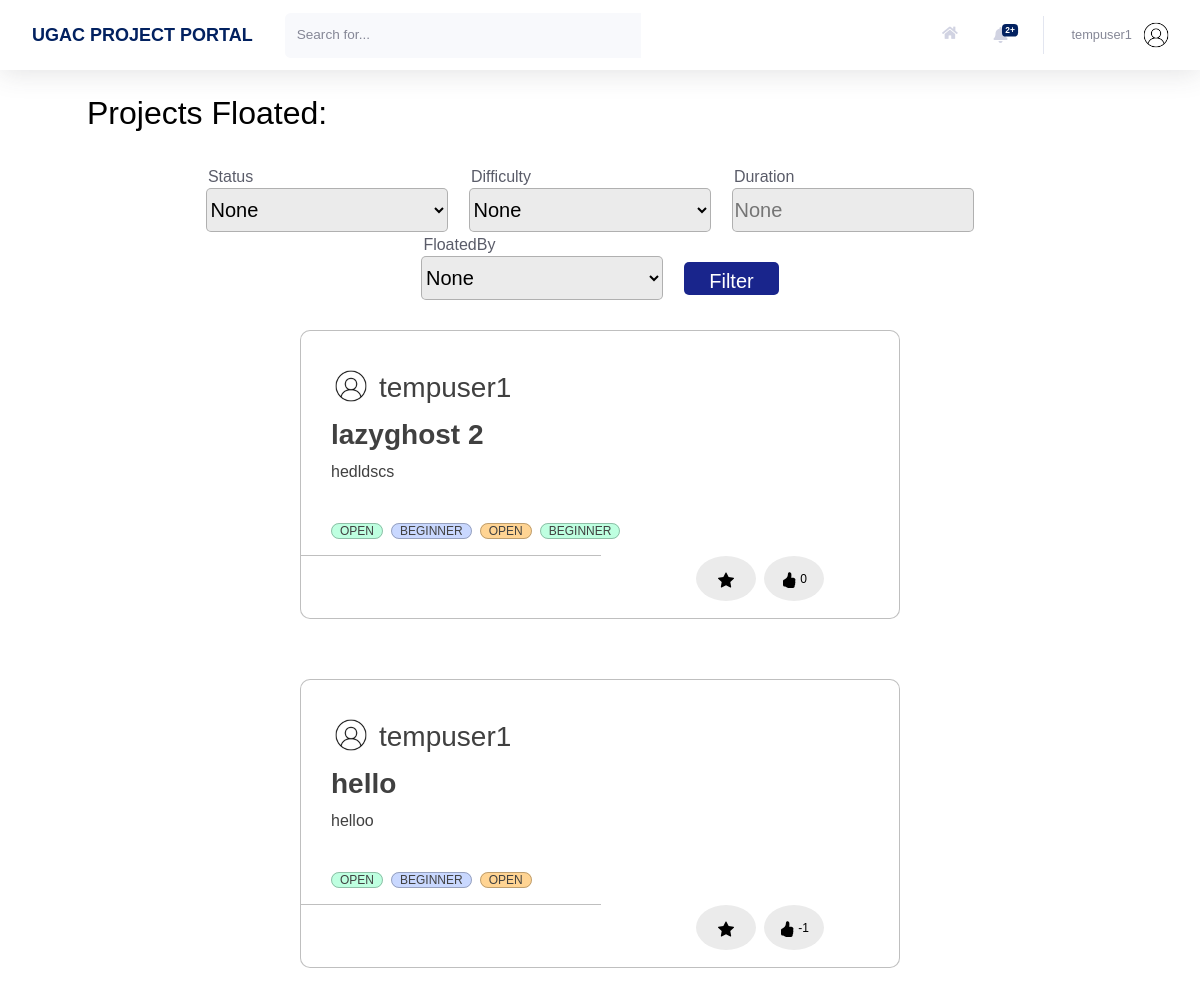
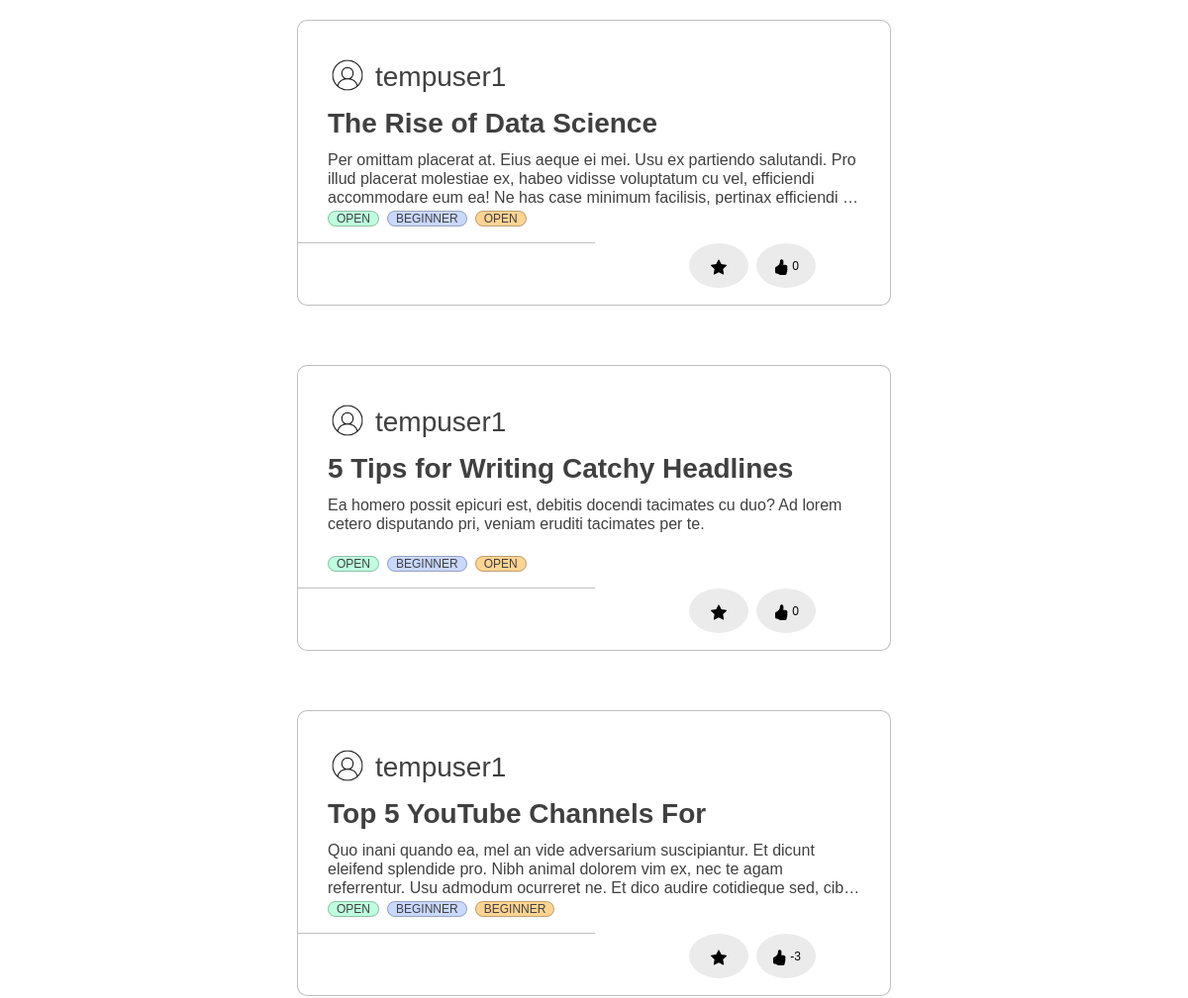
/profile/projects/floated (signed in, upper part), run on an earlier commit of the app's database (2 pictures, top to bottom).
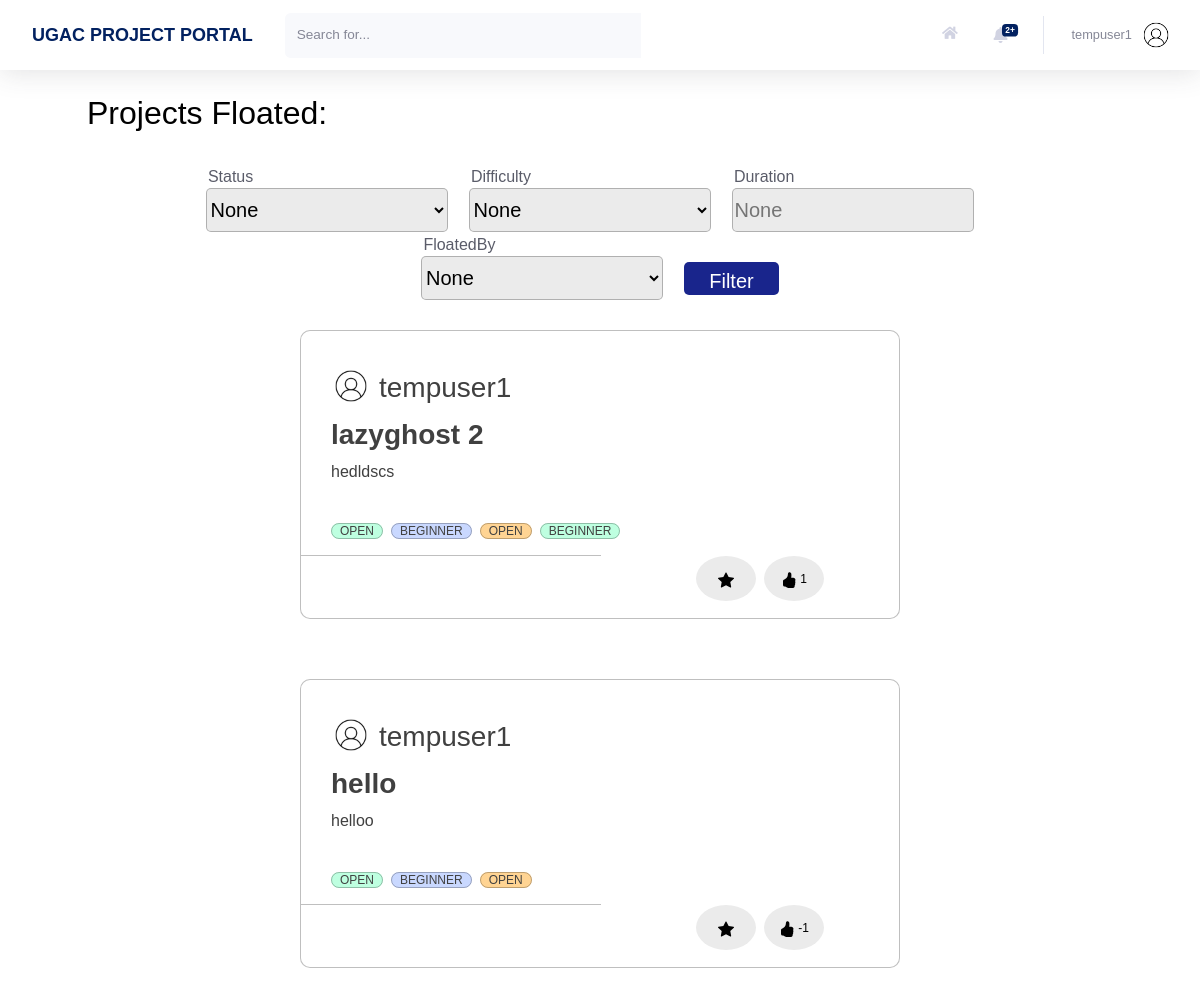
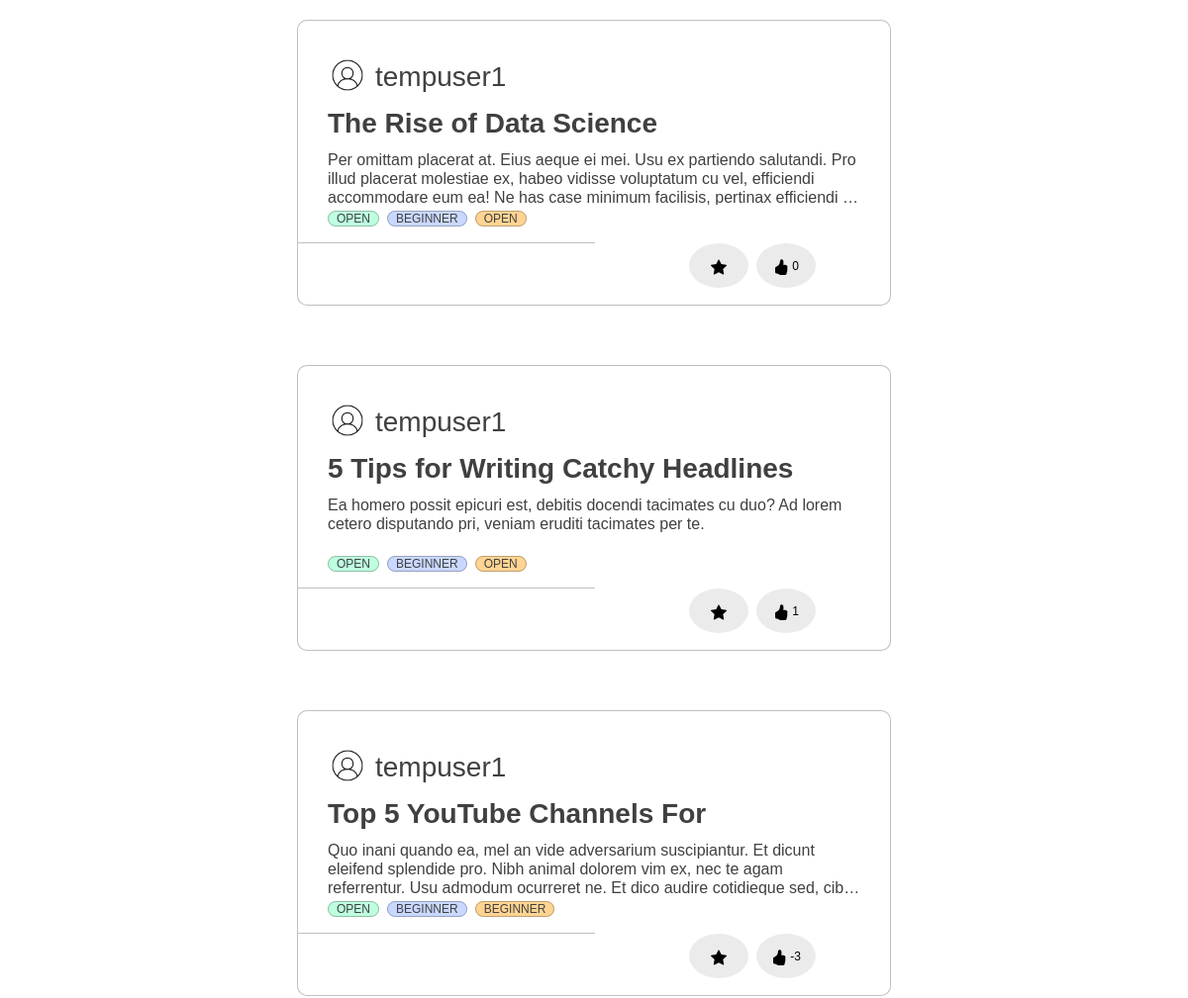
And on a later commit of the database (2 pictures, top to bottom).
### home/models.py (models this page shows, shortened)
class Project(models.Model):
    Title = models.CharField(max_length=30)
    Description = models.TextField()
    FloatedBy = models.ForeignKey(User, on_delete=models.CASCADE,related_name="FloatedBy")
    Mentors = models.ManyToManyField(User,related_name='Mentors')
    Status = models.CharField(max_length=10, choices=STATUS_CHOICES, default='Open')
    OpenedFor = models.CharField(max_length=300)
    Difficulty = models.CharField(max_length=15, choices=DIFFICULTY_CHOICES, default='Beginner')
    PreRequisite = models.TextField()
    Tags = models.ManyToManyField(Tag, related_name='Tags')
    Duration = models.CharField(max_length=30)
    DatePosted = models.DateTimeField(default = timezone.now)
    SelectionCriteria = models.TextField()
    MailNotification = models.CharField(max_length=5, choices=NOTIFICATION_CHOICES,default='On')
    ApplyRequest = models.ManyToManyField(User, related_name='ApplyRequest', blank = True)
    AlreadyApplied = models.ManyToManyField(User, related_name='AlreadyApplied', blank = True)
    Likes = models.IntegerField(default=0)

### users/models.py (models this page shows, shortened)
class Profile(models.Model):
    user = models.OneToOneField(User, on_delete=models.CASCADE)
    image = models.ImageField(default = 'default.jpg', upload_to='profile_pics', blank=True)
    rollno = models.CharField(max_length=10)
    year = models.CharField(max_length=30, choices = YEAR_CHOICES)
    branch = models.CharField(max_length=30, choices = BRANCH_CHOICES)
    techskills = models.TextField()
    starred_projects = models.ManyToManyField(Project, related_name='starred_projects', blank = True)
    liked_projects = models.ManyToManyField(Project, related_name='liked_projects', blank = True)
    cv = models.FileField(blank = True, upload_to='resumes')

### users/views.py (the view)
# urls.py: path('projects/floated', views.projects_floated, name = 'projects-floated'),
@login_required
def projects_floated(request):
    all_project_list = Project.objects.all().filter(FloatedBy = request.user).order_by('-DatePosted')
    myFilter = ProjectFilter(request.GET,queryset=all_project_list)
    filtered_projects= myFilter.qs
    user_starred_projects_id = []
    for project in (filtered_projects and request.user.profile.starred_projects.all()):
        user_starred_projects_id.append(project.id)
    context = {
        'title': 'Projects Floated',
        'projects': filtered_projects,
        'myFilter': myFilter,
        'notifications': Notification.objects.filter(user=request.user).order_by('-time'),
        'user_starred_projects_id' : user_starred_projects_id,
    }
    return render(request, 'users/profile_floated.html', context)

### home/models.py (called while the page is built)
    def __str__(self):
        return f"{self.Title}"

### users/templates/users/profile_floated.html
{% extends 'users/profile_applied.html' %}
{% block headingBlock %}
<h2>Projects Floated:</h2>
{% endblock headingBlock %}

### home/templates/home/main.html (shortened to what the changed rows need)
{% extends 'home/base.html' %}
{% load static %}
{% load crispy_forms_tags %}
{% block customStylesheets %}
<link rel="stylesheet" type="text/css" href="{% static 'home/main.css' %}">
{% endblock customStylesheets %}
{% block content %}
{% block mainContentBlock %}
<div class="project_cards">
    {% block headingBlock %}{% endblock headingBlock %}
    <br>
    {% block allProjectsBlock %}
    <div class="justify-content-center" style="display: flex; flex-wrap: wrap;" id="all-projects">
        {% for project in projects %}
            <div id="projectNumber{{ project.id }}">
                <div class = "blog-container" style="flex: 1 0 45%; margin: 30px; width: 600px; height: 289px; max-width: 600px;">
                    <div class="blog-header" style="display: flex; flex-wrap: wrap;">
                        <div class="blog-author--no-cover" style="background:url('{{project.FloatedBy.profile.image.url}}');background-size: cover; border-radius: 50%; display: inline-block;height: 40px;margin-right: 0.5rem;background-position: center;top: 8px;width: 40px; top: 27px; left: 28px; margin-top: 5px; ">
                        </div>
                        <span style="flex: 1 0 45%; ">
                            <h3 style="margin-top: 10px; color:#858796;"><a href="{% url 'profile' project.FloatedBy.id %}">{{project.FloatedBy}}</a></h3>
                        </span>
                    </div>
                    <div class="blog-body">
                        <div class="blog-title demo-a">
                            <h1><a href="/project/?project_id={{project.id}}">{{ project.Title }}</a></h1>
                        </div>
                        <div class="blog-summary demo-2">
                            <p>{{project.Description}}</p>
                        </div>
                        <div class="blog-tags">
                            <ul>
                                <li><a>{{project.Status}}</a></li>
                                <li><a>{{project.Difficulty}}</a></li>
                                {% for tag in project.Tags.all %}
                                    {% if tag %}
                                            <li>
                                                <a href="/?tag={{tag}}">{{ tag }}</a>
                                            </li>
                                    {% endif %}
                                {% endfor %}
                            </ul>
                        </div>
                    </div>
                    <hr style="width: 300px; border-top: 1px solid rgba(0, 0, 0, 0.25); margin-left: 0px; margin-bottom: 0px;">
                    <div class="blog-footer">
                        <ul>
                            <li>
                                {% if project.id not in projects_id.4 %}
                                    <button class="btn btn-primary btn-user btn-block task" style="margin-left: 430px; width: 60px;" task = "Star" project_id={{project.id}} page_number={{projects.number}}>
                                        <svg xmlns="http://www.w3.org/2000/svg" width="16" height="16" fill="currentColor" class="bi bi-star" viewBox="0 0 16 16">
                                            <path d="M2.866 14.85c-.078.444.36.791.746.593l4.39-2.256 4.389 2.256c.386.198.824-.149.746-.592l-.83-4.73 3.522-3.356c.33-.314.16-.888-.282-.95l-4.898-.696L8.465.792a.513.513 0 0 0-.927 0L5.354 5.12l-4.898.696c-.441.062-.612.636-.283.95l3.523 3.356-.83 4.73zm4.905-2.767-3.686 1.894.694-3.957a.565.565 0 0 0-.163-.505L1.71 6.745l4.052-.576a.525.525 0 0 0 .393-.288L8 2.223l1.847 3.658a.525.525 0 0 0 .393.288l4.052.575-2.906 2.77a.565.565 0 0 0-.163.506l.694 3.957-3.686-1.894a.503.503 0 0 0-.461 0z" />
                                        </svg>
                                    </button>
                                {% else %}
                                    <button class="btn btn-primary btn-user btn-block task" style="margin-left: 430px; width: 60px;" task = "Unstar" project_id={{project.id}} page_number={{projects.number}}>
                                    </button>
                                {% endif %}
                            </li>
                            <li>
                                {% if project.id not in projects_id.1 %}
                                    <button class="btn btn-primary btn-user btn-block task" style="margin-right: 75px; width: 60px;" task = "Like" project_id={{project.id}} page_number={{projects.number}}>
                                        <svg xmlns="http://www.w3.org/2000/svg" width="16" height="16" fill="currentColor" class="bi bi-hand-thumbs-up" viewBox="0 0 16 16"  >
                                            <path d="M8.864.046C7.908-.193 7.02.53 6.956 1.466c-.072 1.051-.23 2.016-.428 2.59-.125.36-.479 1.013-1.04 1.639-.557.623-1.282 1.178-2.131 1.41C2.685 7.288 2 7.87 2 8.72v4.001c0 .845.682 1.464 1.448 1.545 1.07.114 1.564.415 2.068.723l.048.03c.272.165.578.348.97.484.397.136.861.217 1.466.217h3.5c.937 0 1.599-.477 1.934-1.064a1.86 1.86 0 0 0 .254-.912c0-.152-.023-.312-.077-.464.201-.263.38-.578.488-.901.11-.33.172-.762.004-1.149.069-.13.12-.269.159-.403.077-.27.113-.568.113-.857 0-.288-.036-.585-.113-.856a2.144 2.144 0 0 0-.138-.362 1.9 1.9 0 0 0 .234-1.734c-.206-.592-.682-1.1-1.2-1.272-.847-.282-1.803-.276-2.516-.211a9.84 9.84 0 0 0-.443.05 9.365 9.365 0 0 0-.062-4.509A1.38 1.38 0 0 0 9.125.111L8.864.046zM11.5 14.721H8c-.51 0-.863-.069-1.14-.164-.281-.097-.506-.228-.776-.393l-.04-.024c-.555-.339-1.198-.731-2.49-.868-.333-.036-.554-.29-.554-.55V8.72c0-.254.226-.543.62-.65 1.095-.3 1.977-.996 2.614-1.708.635-.71 1.064-1.475 1.238-1.978.243-.7.407-1.768.482-2.85.025-.362.36-.594.667-.518l.262.066c.16.04.258.143.288.255a8.34 8.34 0 0 1-.145 4.725.5.5 0 0 0 .595.644l.003-.001.014-.003.058-.014a8.908 8.908 0 0 1 1.036-.157c.663-.06 1.457-.054 2.11.164.175.058.45.3.57.65.107.308.087.67-.266 1.022l-.353.353.353.354c.043.043.105.141.154.315.048.167.075.37.075.581 0 .212-.027.414-.075.582-.05.174-.111.272-.154.315l-.353.353.353.354c.047.047.109.177.005.488a2.224 2.224 0 0 1-.505.805l-.353.353.353.354c.006.005.041.05.041.17a.866.866 0 0 1-.121.416c-.165.288-.503.56-1.066.56z" />
                                        </svg>
                                    {{project.Likes}}
                                    </button>
                                {% else %}
                                    <button class="btn btn-primary btn-user btn-block task" style="margin-right: 75px; width: 60px;" task = "Unlike" project_id={{project.id}} page_number={{projects.number}}>
                                    {{project.Likes}}
                                    </button>
                                {% endif %}
                            </li>
                        </ul>
                    </div>
                </div>
            </div>
        {% endfor %}
    </div>
    {% endblock allProjectsBlock %}
    {% endblock mainContentBlock %}
    {% endblock content %}

What changed in the data, as far as the page shows it:
changed Project "lazyghost 2": Likes "0" → "1"
changed Project "5 Tips for Writing Catchy Headlines": Likes "0" → "1"
